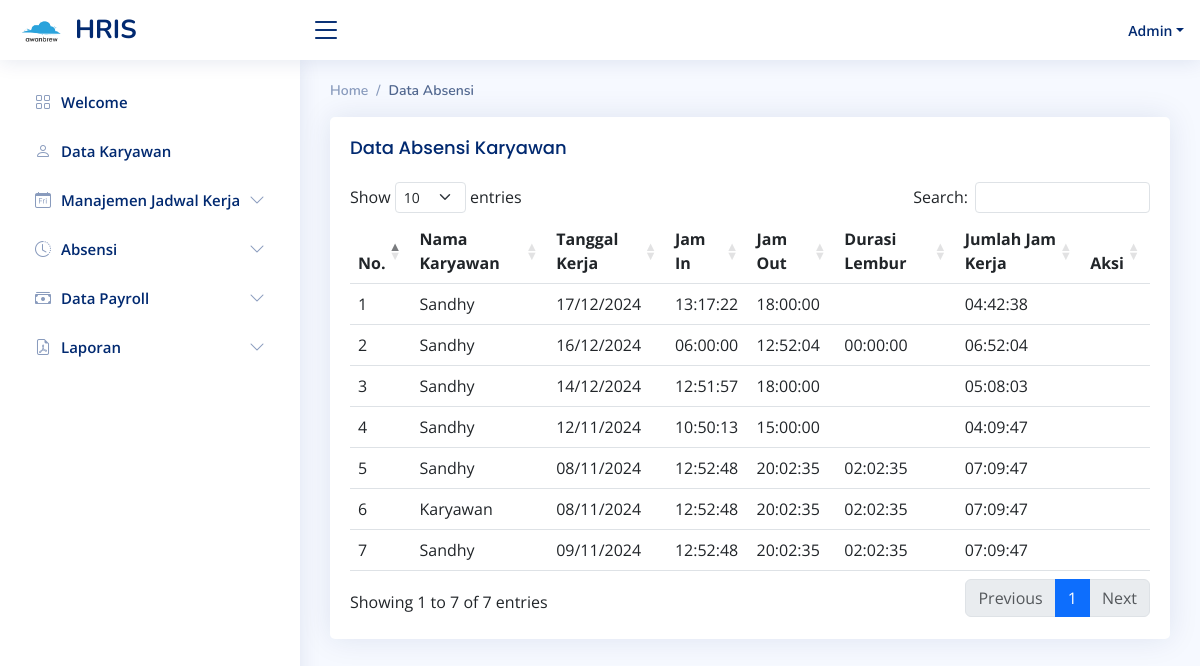
/?page=absen_in_out (signed in), run on the app's committed database.
### tables this page shows
CREATE TABLE `tb_absensi` (
  `id` int(11) NOT NULL,
  `tanggal_kerja` varchar(255) NOT NULL,
  `jam_in` varchar(255) DEFAULT NULL,
  `jam_out` varchar(255) DEFAULT NULL,
  `id_karyawan` varchar(255) NOT NULL,
  `durasi_lembur` varchar(255) DEFAULT NULL,
  `upah_lembur` varchar(255) DEFAULT NULL,
  `status` varchar(255) DEFAULT NULL
);

CREATE TABLE `tb_user` (
  `id` int(11) NOT NULL,
  `name` varchar(255) NOT NULL,
  `password` varchar(255) NOT NULL,
  `role` varchar(255) DEFAULT NULL,
  `salary` varchar(255) DEFAULT NULL,
  `upah_lembur` varchar(255) DEFAULT NULL
);

### pages/absensi/absen_in_out.php (the view, shortened to what this page needs)
<?php
include 'koneksi.php';
?>
<div class="pagetitle">
    <nav>
        <ol class="breadcrumb">
            <li class="breadcrumb-item">Home</li>
            <li class="breadcrumb-item active">Data Absensi</li>
        </ol>
    </nav>
</div>
<section class="section">
    <div class="row">
        <div class="col-lg-12">
            <div class="card">
                <div class="card-body">
                    <h5 class="card-title">
                        Data Absensi Karyawan
                    </h5>
                    <table class="table" id="datatable">
                        <thead>
                            <tr>
                                <th>No.</th>
                                <th>Nama Karyawan</th>
                                <th>Tanggal Kerja</th>
                                <th>Jam In</th>
                                <th>Jam Out</th>
                                <th>Durasi Lembur</th>
                                <th>Jumlah Jam Kerja</th>
                                <th>Aksi</th>
                            </tr>
                        </thead>
                        <tbody>
                            <?php
                            $no = 1;
                            if ($_SESSION['role'] == 'admin' || $_SESSION['role'] == 'owner') {
                                $sql = $conn->query(" SELECT ta.id, ta.id_karyawan, ta.tanggal_kerja, ta.jam_in, ta.jam_out, ta.durasi_lembur, ta.status, tu.name FROM tb_absensi ta LEFT JOIN tb_user tu ON ta.id_karyawan = tu.id LEFT JOIN tb_absen taa ON ta.tanggal_kerja = taa.tanggal_absen AND ta.id_karyawan = taa.id_karyawan ORDER BY id DESC ");
                            }
                            while ($data = $sql->fetch_assoc()) {
                                if (!empty($data['jam_in']) && !empty($data['jam_out'])) {
                                    $jam_in = new DateTime($data['jam_in']);
                                    $jam_out = new DateTime($data['jam_out']);
                                    $interval = $jam_in->diff($jam_out);
                                    $jumlah_jam_kerja = $interval->format('%H:%I:%S');
                                } else {
                                    $jumlah_jam_kerja = '';
                                }
                            ?>
                                <tr>
                                    <td><?php echo $no++; ?></td>
                                    <td><?php echo $data["name"];  ?></td>
                                    <td><?php echo date("d/m/Y", strtotime($data["tanggal_kerja"]));  ?></td>
                                    <td><?php echo $data["jam_in"];  ?></td>
                                    <td><?php echo $data["jam_out"];  ?></td>
                                    <td><?php echo $data["durasi_lembur"];  ?></td>
                                    <td><?php echo $jumlah_jam_kerja;  ?></td>
                                    <?php
                                    if ((is_null($data['jam_in']) || is_null($data['jam_out'])) && $_SESSION['role'] !== 'karyawan') {
                                        ?>
                                    <td>
                                        <form action="index.php?page=ubah_absensi_in_out" method="POST" style="display:inline;">
                                            <input type="hidden" name="id_absen" value="<?php echo $data['id']; ?>">
                                            <button type="submit" class="btn btn-info btn-sm"><i class="fa fa-edit"></i> Edit</button>
                                        </form>
                                    </td>
                                    <?php
                                        } else {
                                            echo '<td></td>';
                                        }
                                    ?>
                                </tr>
                            <?php } ?>
                        </tbody>
                    </table>
                </div>
            </div>
        </div>
    </div>
</section>

### assets/css/style.css (style rules this page uses)
:root { scroll-behavior: smooth; }
body { font-family: "Open Sans", sans-serif; background: #f6f9ff; color: #444444; }
h1, h2, h3, h4, h5, h6 { font-family: "Nunito", sans-serif; }
.pagetitle { margin-bottom: 10px; }
.card { margin-bottom: 30px; border: none; border-radius: 5px; box-shadow: 0px 0 30px rgba(1, 41, 112, 0.1); }
.card-title { padding: 20px 0 15px 0; font-size: 18px; font-weight: 500; color: #012970; font-family: "Poppins", sans-serif; }
.card-body { padding: 0 20px 20px 20px; }
.breadcrumb { font-size: 14px; font-family: "Nunito", sans-serif; color: #899bbd; font-weight: 600; }
.breadcrumb .breadcrumb-item::before { color: #899bbd; }
.breadcrumb .active { color: #51678f; font-weight: 600; }

### data on the page
tb_absensi: tb_user.name "Sandhy", tanggal_kerja "17/12/2024", jam_in "13:17:22", jam_out "18:00:00", jumlah_jam_kerja "04:42:38"
tb_absensi: tb_user.name "Sandhy", tanggal_kerja "16/12/2024", jam_in "06:00:00", jam_out "12:52:04", durasi_lembur "00:00:00", jumlah_jam_kerja "06:52:04"
tb_absensi: tb_user.name "Sandhy", tanggal_kerja "14/12/2024", jam_in "12:51:57", jam_out "18:00:00", jumlah_jam_kerja "05:08:03"
tb_absensi: tb_user.name "Sandhy", tanggal_kerja "12/11/2024", jam_in "10:50:13", jam_out "15:00:00", jumlah_jam_kerja "04:09:47"
tb_absensi: tb_user.name "Sandhy", tanggal_kerja "08/11/2024", jam_in "12:52:48", jam_out "20:02:35", durasi_lembur "02:02:35", jumlah_jam_kerja "07:09:47"
tb_absensi: tb_user.name "Karyawan", tanggal_kerja "08/11/2024", jam_in "12:52:48", jam_out "20:02:35", durasi_lembur "02:02:35", jumlah_jam_kerja "07:09:47"
tb_absensi: tb_user.name "Sandhy", tanggal_kerja "09/11/2024", jam_in "12:52:48", jam_out "20:02:35", durasi_lembur "02:02:35", jumlah_jam_kerja "07:09:47"

### other printed values
$username "Admin"
